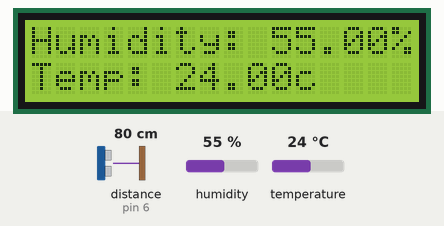
Recording of a sketch running on a simulated Arduino Uno, built with avr-gcc and run on an emulated ATmega328P. Shown: 16×2 character LCD. Wiring (inferred from the names in the program): ultrasonic range finder: trigger pin 5; echo pin 6. The inputs (shaded band) are chosen by the test bench; at power-on: humidity 55 %, temperature 24 °C, distance to the obstacle (sensor on pin 6) 80 cm. The echo pulse lasts 58.3 µs per cm; what the sketch prints to the serial monitor is not drawn.

Above: at 1.2 s.
1.3 s: humidity set to 22 %
At 3.1 s:
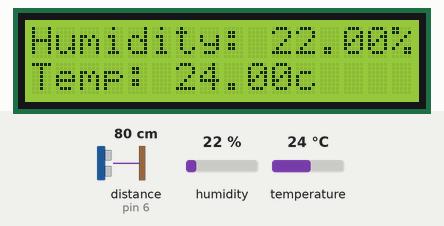
3.6 s: temperature set to 12 °C
At 5.2 s:
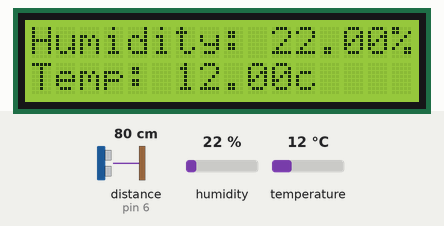
5.6 s: humidity set to 40 %
At 7.3 s:
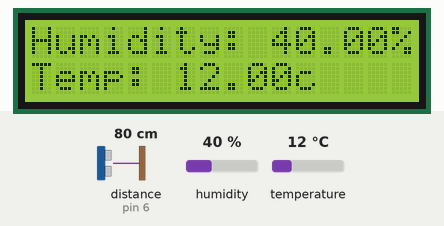
7.7 s: temperature set to 19 °C
At 9.4 s:
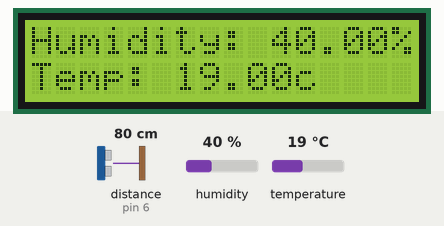
Timing chart, 0 to 10.7 s (numbered marks = the images above; inputs shaded):
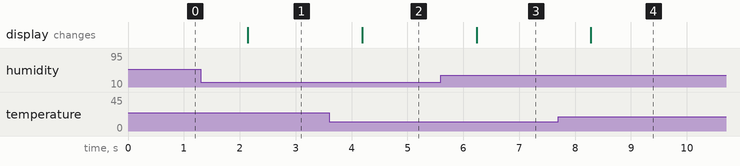

Measured:
- after the input at 1.3 s, the display: changes after 0.84 s (image 1)
- after the input at 3.6 s, the display: changes after 0.59 s (image 2)
- after the input at 5.6 s, the display: changes after 0.64 s (image 3)
- after the input at 7.7 s, the display: changes after 0.58 s (image 4)

The sketch:

DHT.ino
```cpp
#include<LiquidCrystal.h>//liquid crystal library
#include"DHT.h"//dht library call
#define DHTPIN 13 //pin connected to DHT

int rs=7, en=8, d4=9, d5=10, d6=11, d7=12;//pins connected to lcd
LiquidCrystal lcd( rs,en,d4,d5,d6,d7);//lcd object

#define DHTTYPE DHT11 //type of dht module
DHT dht(DHTPIN, DHTTYPE); //command the DHT.h

int trigpin=5;//hcsr04 trigger pin
int echopin=6;////hcsr04 echo pin
int pingtraveltime;

void setup() {
  // put your setup code here, to run once:
dht.begin();//start the sensor
lcd.begin(16,2);//start the lcd
pinMode(trigpin,OUTPUT);
pinMode(echopin,INPUT);
Serial.begin(9600);
}

void loop() {
  // put your main code here, to run repeatedly:
float h=dht.readHumidity(); //value for humidity
//float t=dht.readTemperature(true);//value for temperature
float t=dht.readTemperature();//value for temperature

//t=t*9/5 +32; //changing reading to fahrenheit

if (isnan(t) || isnan(h)){ //whether dht is working
  lcd.setCursor(0,0);
  lcd.print("failed to read from DHT");
}else{
  lcd.clear();
  lcd.setCursor(0,0);
  lcd.print("Humidity: ");
  lcd.print(h);
  lcd.print("%");
  lcd.setCursor(0,1);
  lcd.print("Temp: ");
  lcd.print(t);
  lcd.print("c");

}

digitalWrite(trigpin,LOW);
delayMicroseconds(10);
digitalWrite(trigpin,HIGH);
delayMicroseconds(10);
digitalWrite(trigpin,LOW);
pingtraveltime=pulseIn(echopin,HIGH);
delayMicroseconds(25);
Serial.println(pingtraveltime);

delay(1000);
}
```
